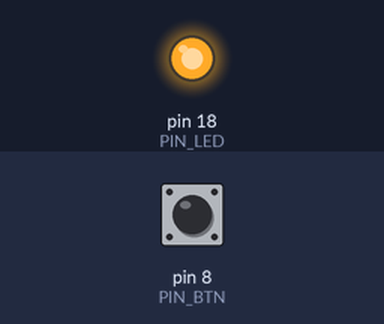
Recording of a sketch running on a simulated Arduino Uno, built with avr-gcc and run on an emulated ATmega328P. Shown: output pins drawn as LEDs (lit = HIGH). The test bench sets the inputs (shaded band); at power-on: pin 8 (PIN_BTN) HIGH.

Above: at 0.8 s.
0.9 s: pin 8 (PIN_BTN) pulled LOW for 0.15 s
At 0.97 s:
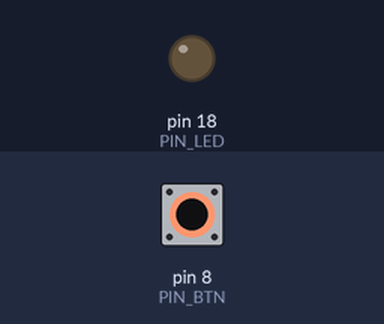
2.5 s: pin 8 (PIN_BTN) pulled LOW for 3.2 s
At 6.2 s:
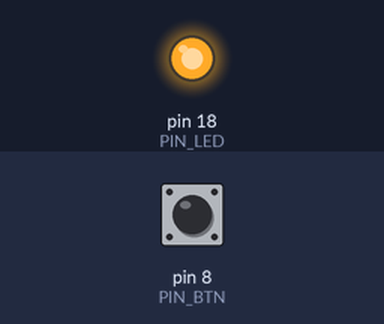
Timing chart, 0 to 7.7 s (numbered marks = the images above; inputs shaded):
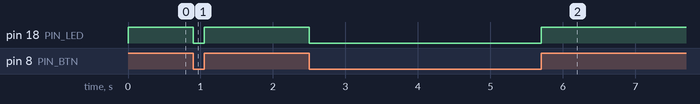

Measured:
- after the input at 0.9 s, pin 18 (PIN_LED): HIGH → LOW at once, → HIGH 0.15 s later
- after the input at 2.5 s, pin 18 (PIN_LED): HIGH → LOW at once, → HIGH 3.2 s later

The sketch:

4-fridge-light.ino
```cpp
/*!
 * Fridge Light
 * schrijf een I/O pin programma in C
 */

#include <avr/io.h>

#define PIN_BTN PINB0
#define PIN_LED PINC4

int main(void) {
    /* SETUP */
    DDRC |= (1 << PIN_LED); // Set OUTPUT
    DDRB &= ~(1 << PIN_BTN); // Set INPUT

    PORTB |= (1 << PIN_BTN); // Enable pull-up

    uint8_t state;
    while (1) {
        state = PINB;

        const bool opened = state & (1 << PIN_BTN);
        if (opened) {
            PORTC |= 1 << PIN_LED; // Turn on
        }
        else {
            PORTC &= ~(1 << PIN_LED); // Turn off
        }
    }

    return 0;
}
```
